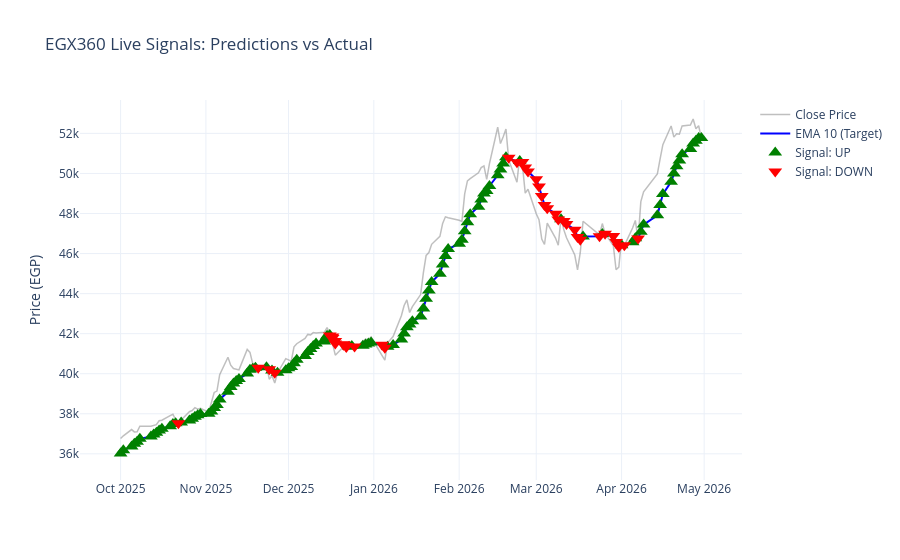

Notebook cell for this chart:
### Markdown cell above
# 5. Final Evaluation & Strategy Visualization

### Code cell
# ------------------------------------------------------------
# 7. Final Evaluation & Strategy Visualization
# ------------------------------------------------------------
y_pred = stack_model.predict(X_test_scaled)
acc = accuracy_score(y_test, y_pred) * 100

print(f"\nDEEP QUANT ACCURACY: {acc:.2f}%")
print("\nClassification Report:")
print(classification_report(y_test, y_pred, target_names=['Down Trend (0)', 'Up Trend (1)']))

# Strategy Visualization
print("\nGenerating Strategy Visualization...")
test_dates = pd.Series(df.index[split:]).reset_index(drop=True)
test_close = df['close'].iloc[split:].reset_index(drop=True)
test_ema10 = df['EMA_10'].iloc[split:].reset_index(drop=True)

results_df = pd.DataFrame({'timestamp': test_dates, 'close': test_close, 'EMA_10': test_ema10, 'Predicted_Trend': y_pred})
viz_df = results_df.tail(150)

fig_test = go.Figure()
fig_test.add_trace(go.Scatter(x=viz_df['timestamp'], y=viz_df['close'], mode='lines', name='Close Price', line=dict(color='rgba(128,128,128,0.5)', width=1.5)))
fig_test.add_trace(go.Scatter(x=viz_df['timestamp'], y=viz_df['EMA_10'], mode='lines', name='EMA 10 (Target)', line=dict(color='blue', width=2)))

buy_signals = viz_df[viz_df['Predicted_Trend'] == 1]
sell_signals = viz_df[viz_df['Predicted_Trend'] == 0]
fig_test.add_trace(go.Scatter(x=buy_signals['timestamp'], y=buy_signals['EMA_10'], mode='markers', name='Signal: UP', marker=dict(color='green', symbol='triangle-up', size=12)))
fig_test.add_trace(go.Scatter(x=sell_signals['timestamp'], y=sell_signals['EMA_10'], mode='markers', name='Signal: DOWN', marker=dict(color='red', symbol='triangle-down', size=12)))
fig_test.update_layout(title='EGX360 Live Signals: Predictions vs Actual', yaxis_title='Price (EGP)', template='plotly_white', hovermode='x unified')
fig_test.show()
